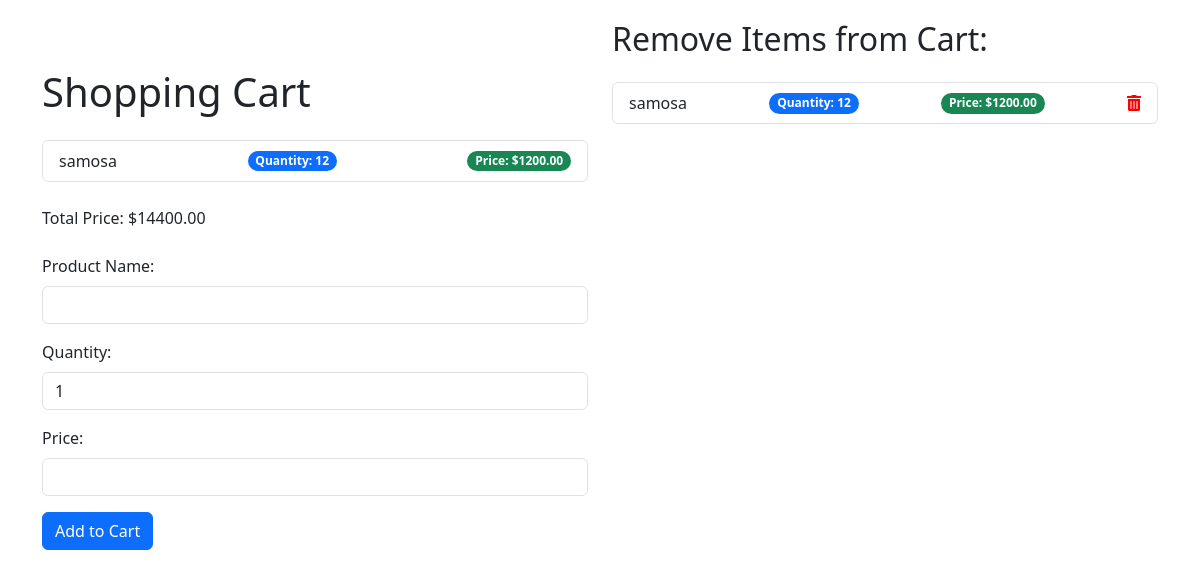
The page /cart/ (signed in) on the database as committed earlier.
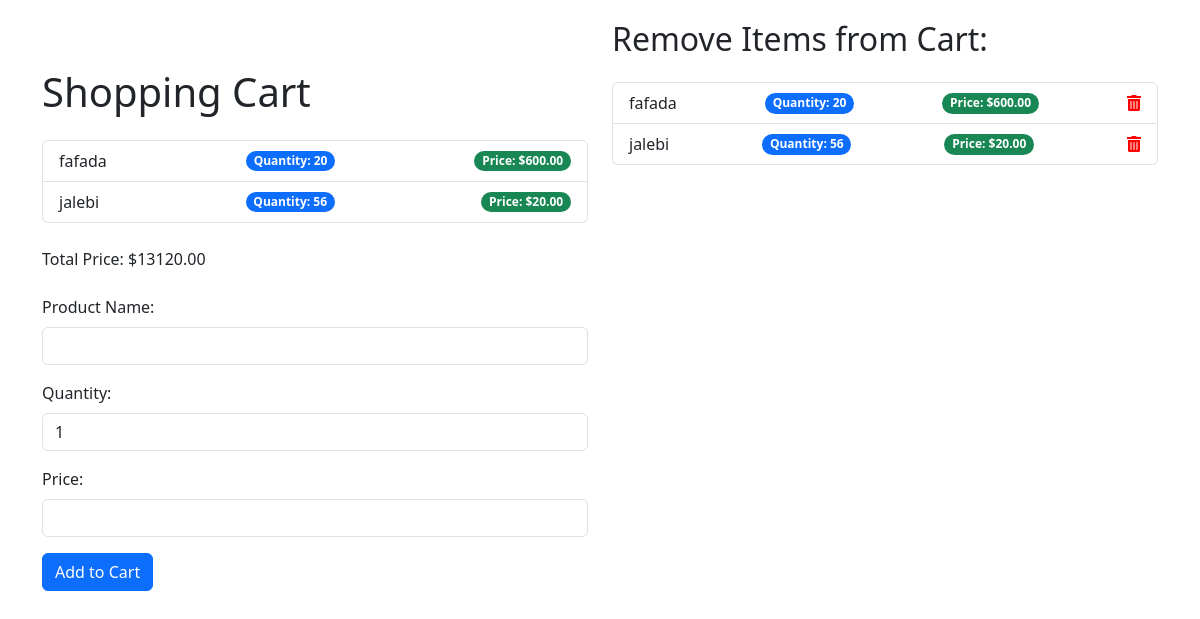
The same page on the database as committed later.
### cart/models.py (models this page shows)
class CartItem(models.Model):
    user = models.ForeignKey(User, on_delete=models.CASCADE)
    product_name = models.CharField(max_length=100)
    quantity = models.PositiveIntegerField(default=1)
    price = models.DecimalField(max_digits=10, decimal_places=2)

### cart/views.py (the view)
# urls.py: path('', views.cart_view, name='cart_view'),
@login_required
def cart_view(request):
    cart_items = CartItem.objects.filter(user=request.user)
    total_price = sum(item.price * item.quantity for item in cart_items)
    context = {
        'cart_items': cart_items,
        'total_price': total_price
    }
    return render(request, 'cart/cart.html', context)

### cart/templates/cart/cart.html (shortened to what this page needs)
<!DOCTYPE html>
<html lang="en">
<head>
    <link href="https://cdn.jsdelivr.net/npm/bootstrap@5.3.0-alpha1/dist/css/bootstrap.min.css" rel="stylesheet">
    <link href="https://cdnjs.cloudflare.com/ajax/libs/font-awesome/5.15.4/css/all.min.css" rel="stylesheet">
</head>
<body>
    <div class="container">
        <div class="row">
            <div class="col-md-6">
                <h1 class="mt-5 mb-4">Shopping Cart</h1>
                <ul class="list-group mb-4">
                    {% for item in cart_items %}
                    <li class="list-group-item d-flex justify-content-between align-items-center">
                        {{ item.product_name }}
                        <span class="badge bg-primary rounded-pill">Quantity: {{ item.quantity }}</span>
                        <span class="badge bg-success rounded-pill">Price: ${{ item.price }}</span>
                    </li>
                    {% endfor %}
                </ul>
                <p class="mb-4">Total Price: ${{ total_price }}</p>
                <form action="{% url 'cart:add_to_cart' %}" method="post" class="mb-4">
                    <div class="mb-3">
                        <label for="product_name" class="form-label">Product Name:</label>
                        <input type="text" id="product_name" name="product_name" class="form-control" required>
                    </div>
                    <div class="mb-3">
                        <label for="quantity" class="form-label">Quantity:</label>
                        <input type="number" id="quantity" name="quantity" value="1" min="1" class="form-control" required>
                    </div>
                    <div class="mb-3">
                        <label for="price" class="form-label">Price:</label>
                        <input type="number" id="price" name="price" step="0.01" class="form-control" required>
                    </div>
                    <button type="submit" class="btn btn-primary">Add to Cart</button>
                </form>
            </div>
            <div class="col-md-6">
                <h2 class="mb-4">Remove Items from Cart:</h2>
                <ul class="list-group mb-4">
                    {% for item in cart_items %}
                    <li class="list-group-item d-flex justify-content-between align-items-center">
                        {{ item.product_name }}
                        <span class="badge bg-primary rounded-pill">Quantity: {{ item.quantity }}</span>
                        <span class="badge bg-success rounded-pill">Price: ${{ item.price }}</span>
                        <a href="{% url 'cart:remove_from_cart' item.id %}" class="remove-link"><i class="fas fa-trash-alt"></i></a>
                    </li>
                    {% endfor %}
                </ul>
            </div>
        </div>
    </div>
</body>
</html>

Rows that differ between the two databases and show on the page:
removed CartItem: product_name "samosa", quantity "12", price "1200.00"
added CartItem: product_name "fafada", quantity "20", price "600.00"
added CartItem: product_name "jalebi", quantity "56", price "20.00"
Other text that changed with them:
{{ total_price }}: "14400.00" → "13120.00"
